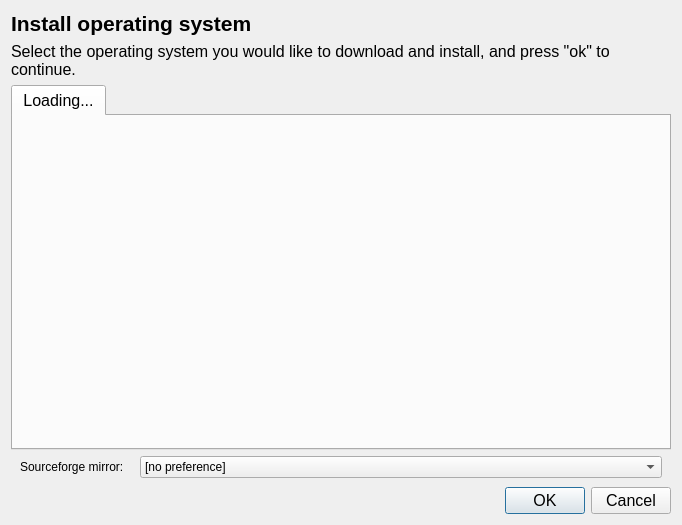
<?xml version="1.0" encoding="UTF-8"?>
<ui version="4.0">
 <class>AddDialog</class>
 <widget class="QDialog" name="AddDialog">
  <property name="windowModality">
   <enum>Qt::WindowModal</enum>
  </property>
  <property name="geometry">
   <rect>
    <x>0</x>
    <y>0</y>
    <width>682</width>
    <height>525</height>
   </rect>
  </property>
  <property name="windowTitle">
   <string>Add OS</string>
  </property>
  <layout class="QGridLayout" name="gridLayout">
   <item row="1" column="0">
    <widget class="QLabel" name="label_2">
     <property name="font">
      <font>
       <pointsize>12</pointsize>
      </font>
     </property>
     <property name="text">
      <string>Select the operating system you would like to download and install, and press &quot;ok&quot; to continue.</string>
     </property>
     <property name="wordWrap">
      <bool>true</bool>
     </property>
    </widget>
   </item>
   <item row="4" column="0">
    <widget class="QDialogButtonBox" name="buttonBox">
     <property name="font">
      <font>
       <pointsize>12</pointsize>
      </font>
     </property>
     <property name="standardButtons">
      <set>QDialogButtonBox::Cancel|QDialogButtonBox::Ok</set>
     </property>
    </widget>
   </item>
   <item row="0" column="0">
    <widget class="QLabel" name="label">
     <property name="font">
      <font>
       <pointsize>16</pointsize>
       <weight>75</weight>
       <bold>true</bold>
      </font>
     </property>
     <property name="text">
      <string>Install operating system</string>
     </property>
    </widget>
   </item>
   <item row="2" column="0">
    <widget class="QTabWidget" name="groupTabs">
     <property name="font">
      <font>
       <pointsize>12</pointsize>
      </font>
     </property>
     <widget class="QWidget" name="tab">
      <attribute name="title">
       <string>Loading...</string>
      </attribute>
     </widget>
    </widget>
   </item>
   <item row="3" column="0">
    <widget class="QWidget" name="widget" native="true">
     <property name="sizePolicy">
      <sizepolicy hsizetype="Preferred" vsizetype="Preferred">
       <horstretch>0</horstretch>
       <verstretch>0</verstretch>
      </sizepolicy>
     </property>
     <property name="minimumSize">
      <size>
       <width>0</width>
       <height>25</height>
      </size>
     </property>
     <layout class="QFormLayout" name="formLayout">
      <property name="topMargin">
       <number>0</number>
      </property>
      <property name="bottomMargin">
       <number>0</number>
      </property>
      <item row="0" column="0">
       <widget class="QLabel" name="label_3">
        <property name="text">
         <string>Sourceforge mirror:   </string>
        </property>
       </widget>
      </item>
      <item row="0" column="1">
       <widget class="QComboBox" name="mirrorBox">
        <property name="sizePolicy">
         <sizepolicy hsizetype="Expanding" vsizetype="Fixed">
          <horstretch>0</horstretch>
          <verstretch>0</verstretch>
         </sizepolicy>
        </property>
        <item>
         <property name="text">
          <string>[no preference]</string>
         </property>
        </item>
       </widget>
      </item>
     </layout>
    </widget>
   </item>
  </layout>
  <action name="actionProxy_Settings">
   <property name="icon">
    <iconset resource="icons.qrc">
     <normaloff>:/icons/server.png</normaloff>:/icons/server.png</iconset>
   </property>
   <property name="text">
    <string>Proxy Settings</string>
   </property>
  </action>
 </widget>
 <resources>
  <include location="icons.qrc"/>
 </resources>
 <connections>
  <connection>
   <sender>buttonBox</sender>
   <signal>accepted()</signal>
   <receiver>AddDialog</receiver>
   <slot>accept()</slot>
   <hints>
    <hint type="sourcelabel">
     <x>199</x>
     <y>281</y>
    </hint>
    <hint type="destinationlabel">
     <x>199</x>
     <y>149</y>
    </hint>
   </hints>
  </connection>
  <connection>
   <sender>buttonBox</sender>
   <signal>rejected()</signal>
   <receiver>AddDialog</receiver>
   <slot>reject()</slot>
   <hints>
    <hint type="sourcelabel">
     <x>199</x>
     <y>281</y>
    </hint>
    <hint type="destinationlabel">
     <x>199</x>
     <y>149</y>
    </hint>
   </hints>
  </connection>
 </connections>
</ui>
